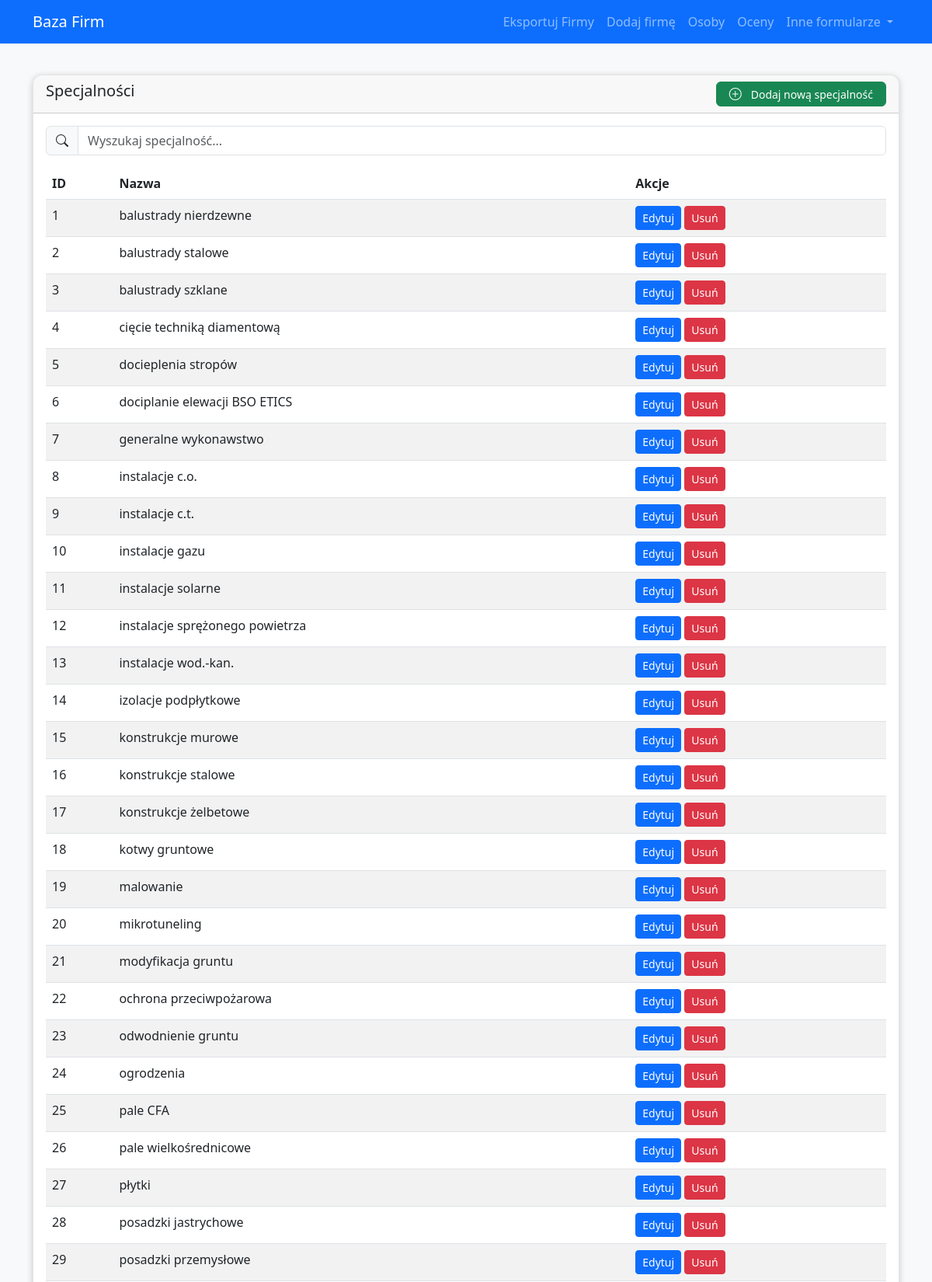
The page /specialties (upper part) on the database its author committed.
### app/models.py (models this page shows)
class Specjalnosci(db.Model):
    __tablename__ = 'SPECJALNOSCI'
    ID_SPECJALNOSCI = db.Column(db.Integer, primary_key=True)
    Specjalnosc = db.Column(db.Text)
    firmy_specjalnosci = db.relationship('FirmySpecjalnosci', backref='specjalnosc', lazy='dynamic')

### app/routes.py (the view)
@main.route('/specialties')
def list_specialties():
    specialties = Specjalnosci.query.all()
    return render_template('specialties.html', items=specialties, title='Specjalności')

### app/templates/specialties.html (shortened to what this page needs)
{% extends 'base.html' %}
{% block content %}
<div class="row">
    <div class="col-12">
        <div class="card">
            <div class="card-header d-flex justify-content-between align-items-center">
                <h5 class="card-title">{{ title }}</h5>
                <a href="{{ url_for('main.new_specialty') }}" class="btn btn-success btn-sm">
                    <i class="bi bi-plus-circle"></i> Dodaj nową specjalność
                </a>
            </div>
            <div class="card-body">
                <div class="mb-3">
                    <div class="input-group">
                        <span class="input-group-text"><i class="bi bi-search"></i></span>
                        <input type="text" id="search-specialty" class="form-control" placeholder="Wyszukaj specjalność...">
                    </div>
                </div>
                <table class="table table-striped">
                    <thead>
                        <tr>
                            <th>ID</th>
                            <th>Nazwa</th>
                            <th>Akcje</th>
                        </tr>
                    </thead>
                    <tbody id="specialties-table">
                        {% for item in items %}
                        <tr class="specialty-row">
                            <td>{{ item.ID_SPECJALNOSCI }}</td>
                            <td class="specialty-name">{{ item.Specjalnosc }}</td>
                            <td>
                                <a href="{{ url_for('main.edit_specialty', id=item.ID_SPECJALNOSCI) }}" class="btn btn-sm btn-primary">Edytuj</a>
                                <form action="{{ url_for('main.delete_specialty', id=item.ID_SPECJALNOSCI) }}" method="POST" style="display: inline;">
                                    <button type="submit" class="btn btn-sm btn-danger" onclick="return confirm('Czy na pewno chcesz usunąć tę specjalność?');">Usuń</button>
                                </form>
                            </td>
                        </tr>
                        {% endfor %}
                    </tbody>
                </table>
            </div>
        </div>
    </div>
</div>
{% endblock %}

### app/static/css/main.css (style rules this page uses)
:root { --btn-primary-color: #0d6efd; --btn-secondary-color: #6c757d; --btn-success-color: #198754; --card-border-color: rgba(0, 0, 0, 0.1); }
body { background-color: #f8f9fa; position: relative; }
.card { border-radius: 12px; box-shadow: 0 2px 8px rgba(0, 0, 0, 0.2); margin-bottom: 1.5rem; border: 1px solid var(--card-border-color); overflow: hidden; transition: all 0.3s ease; }
.card-header .btn, .mobile-filter-content .btn { height: 32px; display: inline-flex; align-items: center; justify-content: center; gap: 0.5rem; font-weight: 500; border-radius: 0.375rem; transition: all 0.2s ease; padding: 0.375rem 0.75rem; }
.d-grid.gap-2.mt-4, .d-flex.justify-content-between { display: flex !important; flex-wrap: wrap; justify-content: space-between; gap: 8px; }
.btn .bi { font-size: 1rem; margin-right: 0.25rem; }
.d-flex.justify-content-between .btn { min-width: 150px; padding: 0.5rem 1rem; font-weight: 500; display: inline-flex; align-items: center; justify-content: center; gap: 0.5rem; }
.bi { font-size: 1rem; line-height: 1; vertical-align: middle; }

### rows shown on the page
Specjalnosci: ID_SPECJALNOSCI "1", Specjalnosc "balustrady nierdzewne"
Specjalnosci: ID_SPECJALNOSCI "2", Specjalnosc "balustrady stalowe"
Specjalnosci: ID_SPECJALNOSCI "3", Specjalnosc "balustrady szklane"
Specjalnosci: ID_SPECJALNOSCI "4", Specjalnosc "cięcie techniką diamentową"
Specjalnosci: ID_SPECJALNOSCI "5", Specjalnosc "docieplenia stropów"
Specjalnosci: ID_SPECJALNOSCI "6", Specjalnosc "dociplanie elewacji BSO ETICS"
Specjalnosci: ID_SPECJALNOSCI "7", Specjalnosc "generalne wykonawstwo"
Specjalnosci: ID_SPECJALNOSCI "8", Specjalnosc "instalacje c.o."
Specjalnosci: ID_SPECJALNOSCI "9", Specjalnosc "instalacje c.t."
Specjalnosci: ID_SPECJALNOSCI "10", Specjalnosc "instalacje gazu"
Specjalnosci: ID_SPECJALNOSCI "11", Specjalnosc "instalacje solarne"
Specjalnosci: ID_SPECJALNOSCI "12", Specjalnosc "instalacje sprężonego powietrza"
Specjalnosci: ID_SPECJALNOSCI "13", Specjalnosc "instalacje wod.-kan."
Specjalnosci: ID_SPECJALNOSCI "14", Specjalnosc "izolacje podpłytkowe"
Specjalnosci: ID_SPECJALNOSCI "15", Specjalnosc "konstrukcje murowe"
Specjalnosci: ID_SPECJALNOSCI "16", Specjalnosc "konstrukcje stalowe"
Specjalnosci: ID_SPECJALNOSCI "17", Specjalnosc "konstrukcje żelbetowe"
Specjalnosci: ID_SPECJALNOSCI "18", Specjalnosc "kotwy gruntowe"
Specjalnosci: ID_SPECJALNOSCI "19", Specjalnosc "malowanie"
Specjalnosci: ID_SPECJALNOSCI "20", Specjalnosc "mikrotuneling"
Specjalnosci: ID_SPECJALNOSCI "21", Specjalnosc "modyfikacja gruntu"
Specjalnosci: ID_SPECJALNOSCI "22", Specjalnosc "ochrona przeciwpożarowa"
Specjalnosci: ID_SPECJALNOSCI "23", Specjalnosc "odwodnienie gruntu"
Specjalnosci: ID_SPECJALNOSCI "24", Specjalnosc "ogrodzenia"
Specjalnosci: ID_SPECJALNOSCI "25", Specjalnosc "pale CFA"
Specjalnosci: ID_SPECJALNOSCI "26", Specjalnosc "pale wielkośrednicowe"
Specjalnosci: ID_SPECJALNOSCI "27", Specjalnosc "płytki"
Specjalnosci: ID_SPECJALNOSCI "28", Specjalnosc "posadzki jastrychowe"
Specjalnosci: ID_SPECJALNOSCI "29", Specjalnosc "posadzki przemysłowe"

### other values the page prints
{{ title }} "Specjalności"
